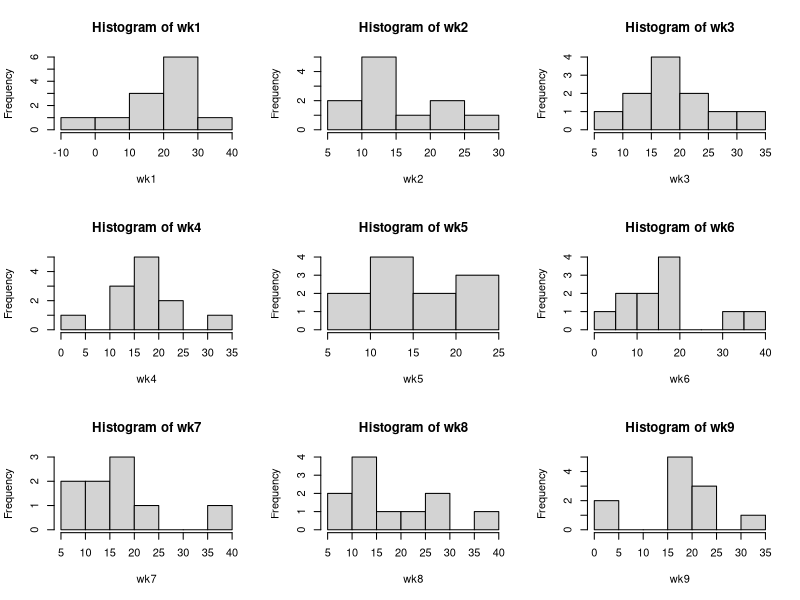
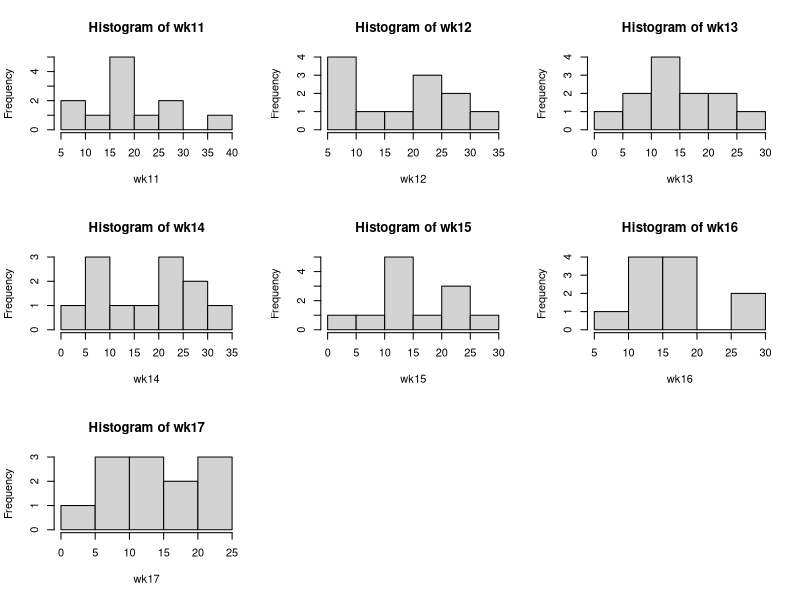

Here is the R script that generated these plots, in order: (Note: this script raises an error after producing the figures.)
setwd("C:/Users/Adam/Downloads/04to13QBdata")
dat = read.csv("brady.tom01to13.csv", header=TRUE)
dat2014 = read.csv("bradytom2014season.csv", header=TRUE)

wk1 = subset(dat,Week==1)$Fantasy.Points
wk2 = subset(dat,Week==2)$Fantasy.Points
wk3 = subset(dat,Week==3)$Fantasy.Points
wk4 = subset(dat,Week==4)$Fantasy.Points
wk5 = subset(dat,Week==5)$Fantasy.Points
wk6 = subset(dat,Week==6)$Fantasy.Points
wk7 = subset(dat,Week==7)$Fantasy.Points
wk8 = subset(dat,Week==8)$Fantasy.Points
wk9 = subset(dat,Week==9)$Fantasy.Points
wk10 = subset(dat,Week==10)$Fantasy.Points #T.Brady didn't play in Week 10 of 2014
wk11 = subset(dat,Week==11)$Fantasy.Points
wk12 = subset(dat,Week==12)$Fantasy.Points
wk13 = subset(dat,Week==13)$Fantasy.Points
wk14 = subset(dat,Week==14)$Fantasy.Points
wk15 = subset(dat,Week==15)$Fantasy.Points
wk16 = subset(dat,Week==16)$Fantasy.Points
wk17 = subset(dat,Week==17)$Fantasy.Points

#Create histograms for each week: 
par(mfrow=c(3,3))
hist(wk1);hist(wk2);hist(wk3);hist(wk4);hist(wk5);hist(wk6);hist(wk7);hist(wk8);hist(wk9);
hist(wk11);hist(wk12);hist(wk13);hist(wk14);hist(wk15);hist(wk16);hist(wk17)

#check normality
shapiro.test(wk1);shapiro.test(wk2);shapiro.test(wk3);shapiro.test(wk4);
shapiro.test(wk5);shapiro.test(wk6);shapiro.test(wk7);shapiro.test(wk8);
shapiro.test(wk9);shapiro.test(wk10);shapiro.test(wk11);shapiro.test(wk12);
shapiro.test(wk13);shapiro.test(wk14);shapiro.test(wk15);shapiro.test(wk16);
shapiro.test(wk17)

#Combine weekly datasets: 
wkall = list(wk1=wk1, wk2=wk2, wk3=wk3, wk4=wk4, wk5=wk5, wk6=wk6, wk7=wk7, 
             wk8=wk8, wk9=wk9, wk10=wk10, wk11=wk11, wk12=wk12, wk13=wk13, 
             wk14=wk14, wk15=wk15, wk16=wk16, wk17=wk17)
attributes(wkall) = list(names = names(wkall)
       ,row.names=1:max(length(wk1),length(wk2),length(wk3),length(wk4),length(wk5),
        length(wk6),length(wk7),length(wk8),length(wk9),length(wk10),length(wk11),
        length(wk12),length(wk13),length(wk14),length(wk15),length(wk16),length(wk17)), 
       class='data.frame')

########################################################################################
#1. Frequentist's Approach: Assume yi ~ N(mu, sigma)
no.wk = dim(wkall)[2]
means = array(,no.wk) 
sds.2 = array(,no.wk)

for (i in 1:no.wk){
  means[i] = mean(wkall[,i])
  sds.2[i] = sd(wkall[,i])^2
}
sds.2

#Genenerate N observations from N(means, sds.2*(n-1)/(n)), where n is the sample size for each week
N=1000
bradymse1 = array(,no.wk)
bradymad1 = array(,no.wk)

for (j in 1:no.wk){
  if (j !=10){ #skip 10th week 
  n=length(wkall[,j])
ynew = rnorm(N,means[j],sqrt(sds.2[j]*(n-1)/n))  #used mle estimate for sigma^2
bradymse1[j] = sum(   (ynew-subset(dat2014, Week==j)$Fantasy.Points)^2   )/N
bradymad1[j] = sum(  abs(ynew-subset(dat2014, Week==j)$Fantasy.Points)   )/N
}
}

#Print MSE and MAD
bradymse1
bradymad1


###########################################################################################
#2. Bayesian Approach: Assume yi ~ N(mu, sigma^2) and prior mu~N(theta, tau^2)
overall.mean = mean(dat$Fantasy.Points)
overall.sd=sd(dat$Fantasy.Points)

N=1000
bradymse2 = array(,no.wk)
bradymad2 = array(,no.wk)

theta = overall.mean
sigma = overall.sd
tau = overall.sd

for (j in 1:no.wk){
  if (j !=10){ #skip 10th week 
    n=length(wkall[,j])
    mu.post = (tau^2)*mean(wkall[,j])/(tau^2+(sd(wkall[,j]))^2/n) + ((sd(wkall[,j]))^2/n)*theta/(tau^2 + (sd(wkall[,j]))^2/n) 
    rho = (tau^2*sigma^2)/(n*tau^2 + sigma^2)
    ynew = rnorm(N, mu.post, sqrt(sigma^2+rho))
    bradymse2[j] = sum((ynew-subset(dat2014, Week==j)$Fantasy.Points)^2)/N
    bradymad2[j] = sum(abs(ynew-subset(dat2014, Week==j)$Fantasy.Points))/N
  }
}
bradymse2
bradymad2
##################################################################################################
#3. Bayesian Approach: Assume yi ~ N(mu, sigma^2) 
# prior mu~N(theta, tau^2). theta = career mean and tau^2 = career variance # prior sigma^2 ~ gamma(1,1). This is exponential.  

bradymse3 = array(,no.wk)
bradymad3 = array(,no.wk)

for (j in 1:no.wk){
  if (j !=10){ #skip 10th week 
    n=length(wkall[,j])
    n.1=n+1
    wk.dat=list(Y=c(wkall[,j], NA), W=n.1)
    cat("model{
    for(w in 1:W){
    Y[w]~dnorm(mu, 1/sigma2)
    }
    mu~dnorm(17.06, 1/(7.98^2))
    sigma2~dgamma(1,1)
    
    }", file="wkly.jag")
    
    inits<-function(){
      list(mu=rnorm(1, 17.064, 1/(7.98^2)), sigma2=rgamma(1, 1, 1))}
    wk = jags.model(file = "wkly.jag", data=wk.dat, n.chains=1,  n.adapt=1000)
    result= coda.samples(wk, var=c("mu", "sigma2"), n.iter=1000)
    mu.post = result[[1]][,1] #sampled posterior mean
    sigma2.post = result[[1]][,2] #sample posterior variance
    ynew = rnorm(N, mu.post, sqrt(sigma2.post))
    bradymse3[j] = sum((ynew-subset(dat2014, Week==j)$Fantasy.Points)^2)/N
    bradymad3[j] = sum(abs(ynew-subset(dat2014, Week==j)$Fantasy.Points))/N
  }
} #Print MSE and MAD
bradymse3 
bradymad3

###########################################################################################


bradymse = rbind(bradymse1, bradymse2, bradymse3)
bradymad = rbind(bradymad1, bradymad2, bradymad3)
rowMeans(bradymse,na.rm=T)
rowMeans(bradymad,na.rm = T)

par(mfrow=c(2,1))
plot(bradymse[1,], type="o", pch=16, col="black", ylim=c(0,max(bradymse[1,]+10,na.rm=TRUE)), main="Tom Brady", ylab="MSE", xlab="Week")
par(new=T)
plot(bradymse[2,], type="o", pch=16, col="red", ylim=c(0,max(bradymse[1,]+10,na.rm=TRUE)), main="Tom Brady", ylab=" ", xlab=" ")
par(new=T)
plot(bradymse[3,], type="o", pch=16, col="green", ylim=c(0,max(bradymse[1,]+10,na.rm=TRUE)), main="Tom Brady", ylab=" ", xlab=" ")

plot(bradymad[1,], type="o", pch=16, col="black", ylim=c(0,max(bradymad[1,]+2,na.rm=TRUE)), main="Tom Brady", ylab="MAD", xlab="Week")
par(new=T)
plot(bradymad[2,], type="o", pch=16, col="red", ylim=c(0,max(bradymad[1,]+2,na.rm=TRUE)), main="Tom Brady", ylab=" ", xlab=" ")
par(new=T)
plot(bradymad[3,], type="o", pch=16, col="green", ylim=c(0,max(bradymad[1,]+2,na.rm=TRUE)), main="Tom Brady", ylab=" ", xlab=" ")
par(mfrow=c(1,1))  
  